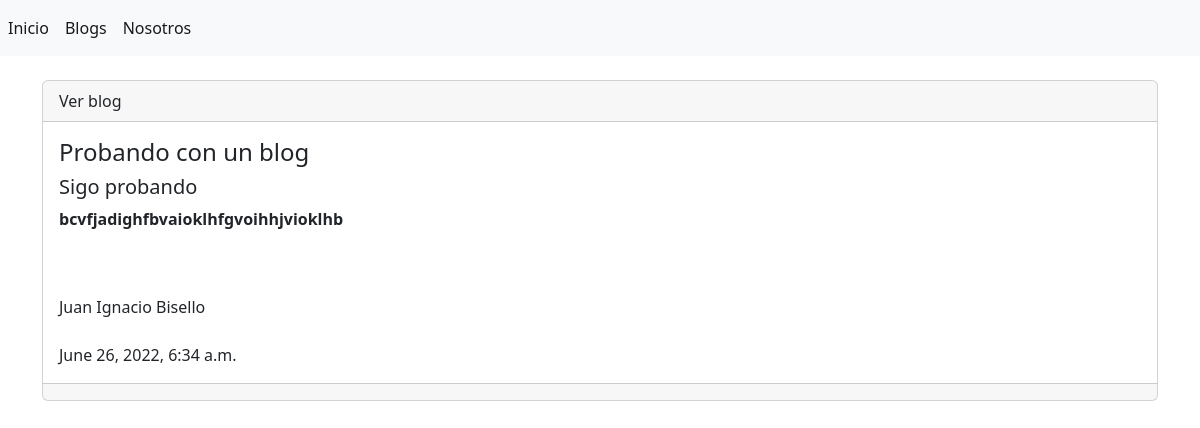
The app's page /blogs/ver/2 with its own data.
### blog/models.py (models this page shows, shortened)
class Blog(models.Model):
    id = models.AutoField(primary_key=True, unique=True)
    titulo = models.CharField(max_length=100, verbose_name='Titulo')
    subtitulo = models.CharField(max_length=100, verbose_name='Subtitulo')
    texto = RichTextField(blank=True, null=True)
    autor = models.CharField(max_length=40, verbose_name='Autor')
    fecha = models.DateTimeField()
    imagen = models.ImageField(upload_to='imagenes/')

### blog/views.py (the view)
# urls.py: path('blogs/ver/<int:id>', views.ver, name='ver'),
def ver(request, id):
    blog = Blog.objects.get(id=id)
    return render(request, 'nuevo_blog/ver.html', {'blog':blog})

### blog/templates/nuevo_blog/ver.html (shortened to what this page needs)
{% extends "index.html" %}
{% block contenido %}
<div class="card">
    <div class="card-header">
        Ver blog
    </div>
    <div class="card-body">
        <h4 class="card-title">{{ blog.titulo }}</h4>
        <h5> {{ blog.subtitulo }} </h5>
        {% autoescape off %}
        {{blog.texto}}
        {% endautoescape %}
        <br></br>
        {{ blog.autor }}
        <br></br>
        {{ blog.fecha }}
    </div>
    <div class="card-footer text-muted">
    </div>
</div>
{% endblock %}

### records on screen
Blog: titulo "Probando con un blog", subtitulo "Sigo probando", texto "bcvfjadighfbvaioklhfgvoihhjvioklhb", autor "Juan Ignacio Bisello", fecha "June 26, 2022, 6:34 a.m."
